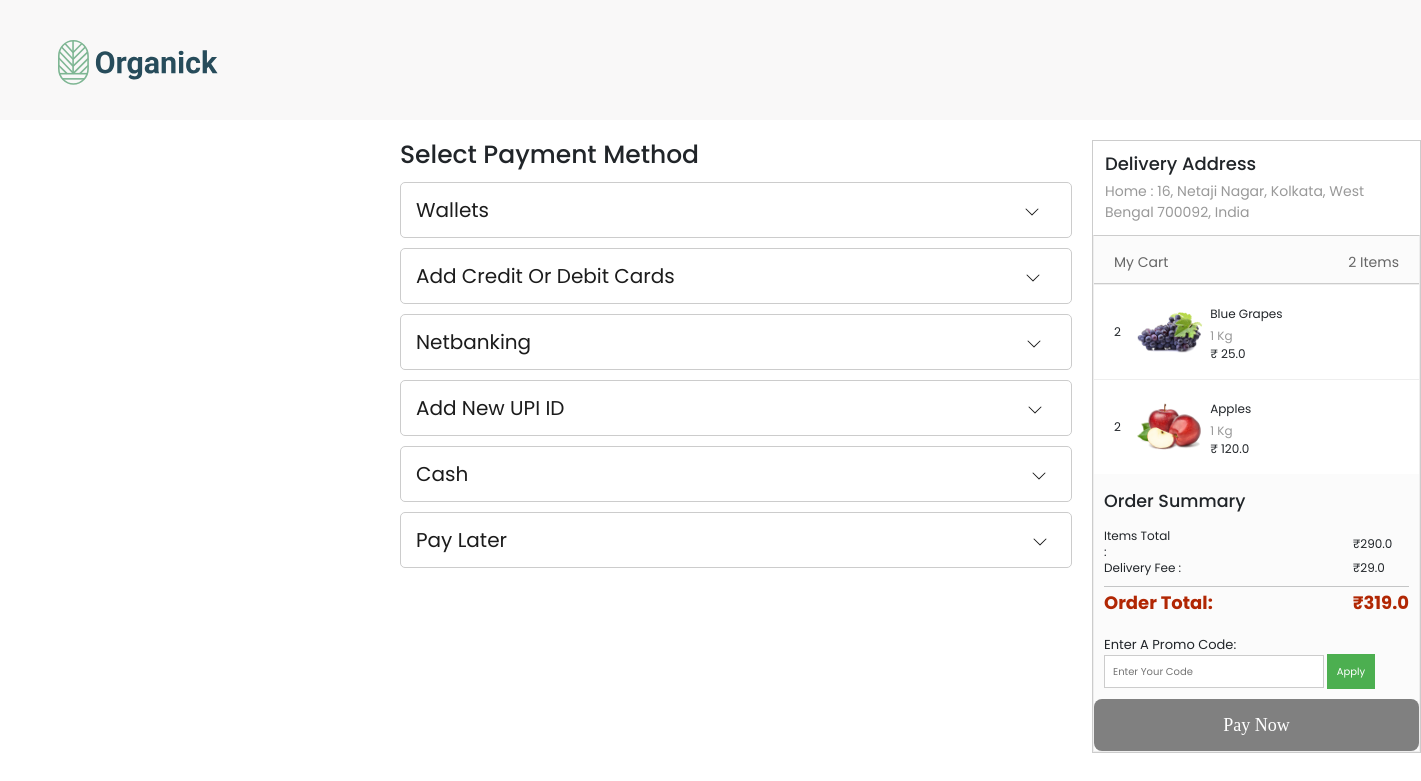
/checkout/101 (signed in), run on the app's committed database.
### App.py (models this page shows, shortened)
class User_address(db.Model):
    id = db.Column(db.Integer, primary_key=True)
    user_id = db.Column(db.String(50), nullable=False)
    title = db.Column(db.String(10), nullable=False)
    receiver_name = db.Column(db.String(100), nullable=False)
    delivery_address = db.Column(db.String(255), nullable=False)
    address_type = db.Column(db.String(10), nullable=False)

class Cart(db.Model):
    category_id = db.Column(db.Integer, db.ForeignKey('category.category_id'), nullable=False)
    item_id = db.Column(db.Integer, db.ForeignKey('order_items.id'), nullable=False)
    user_id = db.Column(db.Integer, db.ForeignKey('users.id'), nullable=False)
    cart_id = db.Column(db.Integer, primary_key=True, autoincrement=True)
    username = db.Column(db.String(200), nullable=False)
    quantity = db.Column(db.Integer, nullable=False)

class Order_items(db.Model):
    id=db.Column(db.Integer,primary_key=True, autoincrement=True)
    category_id = db.Column(db.Integer, db.ForeignKey('category.category_id'), nullable=False)
    quantity = db.Column(db.Integer)
    price = db.Column(db.Float, nullable=False)
    name = db.Column(db.String(200), nullable=False,unique=True)
    unit=db.Column(db.String(20), nullable=False)
    MFD=db.Column(db.DateTime,default=datetime.now(indian_timezone))

### App.py (the view)
@app.route('/checkout/<int:address_id>',methods=['GET','POST'])
def checkout(address_id):
    payment_form = PaymentForm()
    total_price = 0
    cart_items = db.session.query(Cart, Order_items, Category)\
        .join(Order_items, Cart.item_id == Order_items.id)\
        .join(Category, Order_items.category_id == Category.category_id)\
        .filter(Cart.user_id == current_user.id)\
        .all()
    address=User_address.query.filter_by(id=address_id).first()
    num_items_in_cart = len(cart_items)
    for cart_item, item, category in cart_items:
        total_price += item.price * cart_item.quantity
    return render_template('checkout.html',address=address,cart_items=cart_items,num=num_items_in_cart,total_price=total_price, form=payment_form)

### App.py
class PaymentForm(FlaskForm):
    addressId = StringField('AddressId')
    totalAmount = IntegerField('totalAmount')
    mode_of_payment =StringField ('mode_of_Payment')
    promo_code = StringField('promo_code')
    submit = SubmitField('Pay Now')

### App.py (called while the page is built)
@login_manager.user_loader
def load_user(user_id):
    return Users.query.get(int(user_id))

### templates/checkout.html (shortened to what this page needs)
<!DOCTYPE html>
<html lang="en">
<head>
    <link rel="stylesheet" href="https://cdn.jsdelivr.net/npm/swiper@11/swiper-bundle.min.css" />
    <link rel="stylesheet" href="https://cdnjs.cloudflare.com/ajax/libs/font-awesome/6.5.1/css/all.min.css" />
    <link rel="stylesheet" href="/static/css/styles.css" />
    <link rel="stylesheet" href="/static/css/checkout.css">
    <link href="https://cdn.jsdelivr.net/npm/bootstrap@5.3.2/dist/css/bootstrap.min.css" rel="stylesheet">
</head>
<body>
<nav class="nav">
    <div class="container nav_container">
      <div class="logo_box">
        <a href="{{url_for('home')}}"><div class="logo_box"><img src="/static/images/icon/Logo.svg" alt="" class="logo"/></div></a>
        </div>
    </div>
</nav>
<div style="display:flex;padding-top:20px;" >
<div class="payment-container">
    <h1 style="padding-bottom: 7px;">Select Payment Method</h1>
    <div class="payment-option-wrapper" value="Payment made through Wallet" >
        <div class="payment-option">
            <h3>Wallets <div class="dropdown-icon" style="margin-left: 530px;"><svg xmlns="http://www.w3.org/2000/svg" width="16" height="16" fill="currentColor" class="bi bi-chevron-down" viewBox="0 0 16 16">
  <path fill-rule="evenodd" d="M1.646 4.646a.5.5 0 0 1 .708 0L8 10.293l5.646-5.647a.5.5 0 0 1 .708.708l-6 6a.5.5 0 0 1-.708 0l-6-6a.5.5 0 0 1 0-.708"/>
</svg></div></h3>
        </div>
    </div>
    <div class="payment-option-wrapper" value="Payment made through Credit/Debit Card">
    <div class="payment-option" id="cardsOption">
        <div class="form-group">
            <h3>Add Credit or Debit Cards<div class="dropdown-icon" style="margin-left: 350px;"><svg xmlns="http://www.w3.org/2000/svg" width="16" height="16" fill="currentColor" class="bi bi-chevron-down" viewBox="0 0 16 16">
  <path fill-rule="evenodd" d="M1.646 4.646a.5.5 0 0 1 .708 0L8 10.293l5.646-5.647a.5.5 0 0 1 .708.708l-6 6a.5.5 0 0 1-.708 0l-6-6a.5.5 0 0 1 0-.708"/>
</svg></div></h3>
        </div>
    </div>
</div>
    <div class="payment-option-wrapper" value="Payment made through Netbanking">
        <div class="payment-option" id="netbankingOption">
            <h3>Netbanking <div class="dropdown-icon" style="margin-left: 490px;"><svg xmlns="http://www.w3.org/2000/svg" width="16" height="16" fill="currentColor" class="bi bi-chevron-down" viewBox="0 0 16 16">
  <path fill-rule="evenodd" d="M1.646 4.646a.5.5 0 0 1 .708 0L8 10.293l5.646-5.647a.5.5 0 0 1 .708.708l-6 6a.5.5 0 0 1-.708 0l-6-6a.5.5 0 0 1 0-.708"/>
</svg></div></h3>
        </div>
    </div>
    <div class="payment-option-wrapper" value="Payment through UPI">
        <div class="payment-option" id="upiOption">
            <h3>Add new UPI ID <div class="dropdown-icon" style="margin-left: 457px;"><svg xmlns="http://www.w3.org/2000/svg" width="16" height="16" fill="currentColor" class="bi bi-chevron-down" viewBox="0 0 16 16">
  <path fill-rule="evenodd" d="M1.646 4.646a.5.5 0 0 1 .708 0L8 10.293l5.646-5.647a.5.5 0 0 1 .708.708l-6 6a.5.5 0 0 1-.708 0l-6-6a.5.5 0 0 1 0-.708"/>
</svg></div></h3>
        </div>
    </div>
    <div class="payment-option-wrapper" value="Pay on Delivery">
        <div class="payment-option" id="cashOption">
            <h3>Cash <div class="dropdown-icon" style="margin-left: 557px;"><svg xmlns="http://www.w3.org/2000/svg" width="16" height="16" fill="currentColor" class="bi bi-chevron-down" viewBox="0 0 16 16">
  <path fill-rule="evenodd" d="M1.646 4.646a.5.5 0 0 1 .708 0L8 10.293l5.646-5.647a.5.5 0 0 1 .708.708l-6 6a.5.5 0 0 1-.708 0l-6-6a.5.5 0 0 1 0-.708"/>
</svg></div></h3>
        </div>
    </div>
    <div class="payment-option-wrapper" value="Pay Later Method">
        <div class="payment-option" id="payLaterOption">
            <h3>Pay Later <div class="dropdown-icon" style="margin-left: 520px;"><svg xmlns="http://www.w3.org/2000/svg" width="16" height="16" fill="currentColor" class="bi bi-chevron-down" viewBox="0 0 16 16">
  <path fill-rule="evenodd" d="M1.646 4.646a.5.5 0 0 1 .708 0L8 10.293l5.646-5.647a.5.5 0 0 1 .708.708l-6 6a.5.5 0 0 1-.708 0l-6-6a.5.5 0 0 1 0-.708"/>
</svg></div></h3>
        </div>
    </div>
</div>
<div class="container" style="margin:0px;border: 1px solid #ccc;max-width: 336px;padding:0px;    height: fit-content;">
    <div id="addressBox" style="padding:12px">
        <h3 style="    font-size: 18px;
font-weight: 500;
    vertical-align: middle;">Delivery Address</h3>
    <div style="margin-top: 6px; color: rgb(153, 153, 153); overflow-wrap: break-word;font-size: 14px;">
        <span class="weight--semibold">
            {{address.address_type}} :
        </span>
         {{address.delivery_address}}
    </div>
    </div>
    <div class="containers__CartItemsContainer-sc-1hadpge-0 hPESYp" style="border-top: 1px solid #ccc">
        <div style="padding-bottom: 12px;">
            <div class="checkout-cart__box">
                <span class="checkout-cart__title display--inline-block">My Cart</span>
                <span class="float-right" data-test-id="no-of-items">
                    {% if num == 1 %}
                        {{ num }} item
                    {% else %}
                        {{ num }} items
                    {% endif %}
                </span>
            </div>
        </div>
        <div style="border-top:  1px solid #ccc;">
            {% if cart_items %}
            {% for cart_item,item,category in cart_items %}
                <div class="checkout-cart__item">
                    <div class="checkout-cart__item-count display--table-cell">{{ cart_item.quantity }}</div>
                    <div class="checkout-cart__img-box display--table-cell" style="padding-left: 10px;">
                        <div height="100%" width="100%" class="sc-gsnTZi foBTae">
                            <img src="/static/images/items/{{ item.name|replace(' ', '_')|lower }}.png" alt="{{ item.name }}" class="sc-jSMfEi eXEZSy">
                        </div>
                    </div>
                    <div class="checkout-cart__item-name-box vertical-align--top display--table-cell" style="padding-left:15px">
                        <div class="checkout-cart__item-name" data-test-id="product-name">{{ item.name }}</div>
                        <div class="checkout-cart__item-unit">
                            {% if item.unit.split('/')[1] == 'kg' or  item.unit.split('/')[1] == 'L'  %}
                                    1 {{item.unit.split('/')[1]}}
                                {% else %}
                                     {{item.unit.split('/')[1]}}
                                {% endif %}
                        </div>
                        <span class="checkout-cart__item-price weight--semibold" data-test-id="checkout-item-price">
                            <span>
                                ₹ {{ item.price }}
                            </span>
                        </span>
                    </div>
                </div>
            {% endfor %}
            {% else %}
                <span> Cart is empty</span>
            {% endif %}
        </div>
        <div class="a-row order-summary" style="padding:10px">
            <h3 class="a-spacing-base a-spacing-top-micro" style="padding-bottom: 4px;padding-top: 7px;">Order Summary</h3>
            <table id="subtotals-marketplace-table" data-testid class="a-normal a-align-bottom a-spacing-none a-size-small">
                <tbody>
                    <tr data-testid class="small-line-height">
                        <td>
                            <span style="
                            margin-right: 180px;
                        "> Items Total : </span>
                        </td>
                        <td class="a-text-right aok-nowrap a-nowrap" >
                            ₹<span id="t_price">{{total_price}}</span>
                        </td>
                    </tr>
                    <tr data-testid class="small-line-height">
                        <td>
                            <span> Delivery Fee : </span>
                        </td>
                        <td class="a-text-right aok-nowrap a-nowrap">
                            ₹29.0
                        </td>
                    </tr>
                    <tr class="order-summary-grand-total">
                        <td colspan="2" class="cell-separator">
                            <hr aria-hidden="true" class="a-spacing-mini a-divider-normal">
                        </td>
                    </tr>
                    <tr data-testid>
                        <td class="a-color-price a-size-medium a-text-bold">
                            <span class="break-word">Order Total:</span>
                        </td>
                        <td class="a-color-price a-size-medium a-text-right grand-total-price aok-nowrap a-text-bold a-nowrap" id="Purchase_Amount">
                            ₹{{29+total_price}}
                        </td>
                    </tr>
                </tbody>
            </table>
            <div class="promo-code-container">
                <br>
                <div style="display: inline-block;">
                    <input type="text" id="promoCodeInput"  placeholder="Enter your code" >
                    <button type="button" onclick="applyDiscount()">Apply</button>
                </div>
            </div>
        </div>
        <form action="{{ url_for('placed_order') }}" method="post" id="paymentForm" class="payment_to_form">
            <button type="submit" id="payNowButton" class="dAfcjh">Pay Now</button>
        </form>
</div>
</div>
</body>
</html>

### static/css/styles.css (style rules this page uses)
:root { --color-teel: #274c5b; --color-green: #7eb693; --color-yellow: #efd372; --color-grey: #d4d4d4; --color-white: #f9f8f8; --color-daark: #1b2427; }
* { font-family:'Poppins',sans-seriff; margin:0;padding:0; box-sizing:border-box; outline:none;border:none; text-decoration: none; text-transform: capitalize; transition: .2s linear; padding: 0px; margin: 0px; box-sizing: border-box; }
html { font-size: 10px; }
body { font-size: 1.6rem; font-family: "Roboto", sans-serif; color: var(--color-daark); }
a { text-decoration: none; }
.nav { width:100%; height:12rem; background-color:var(--color-white); padding-left: 200px; padding-top: 5px; }
.nav_container { width:100%; height:100%; display:flex; align-items:center; }
.logo { width:80%; }
.container { max-width: 1350px; margin: 0 auto; padding: 0rem 1.5rem; }

### static/css/checkout.css (style rules this page uses)
.payment-container { max-width: 800px; margin-right: 20px; margin-left: 400px; }
.payment-option { border: 1px solid #ccc; padding: 15px; border-radius: 0.5rem; align-items: center; }
.payment-option h3 { font-size: 2rem; line-height: 1.2; font-weight: 400; margin: 0px; color: rgb(28, 28, 28); flex: 1; }
.dropdown-icon { cursor: pointer; display: inline-block; }
.payment-option-wrapper { width:672px; padding-bottom: 10px; }
.hPESYp { background-color: rgb(251, 251, 251); border-right: 1px solid rgb(238, 238, 238); border-bottom: 1px solid rgb(238, 238, 238); border-left: 1px solid rgb(238, 238, 238); border-image: initial; border-top: none; }
.checkout-cart__box { color: #666; font-size: 14px; height: 35px; padding: 16px 20px 0 20px }
.float-right { float: right; }
.checkout-cart__item { background: #fff; border-top: 1px solid #eee; box-sizing: border-box; display: flex; font-size: 12px; padding: 16px 20px; width: 100%; vertical-align: middle; align-items: center; }
.checkout-cart__item-count { padding-right: 5px; vertical-align: middle; }
.checkout-cart__img-box { padding-top: 0 ; padding-left:10px; padding-right:25px; width: 84px; height: 57px; }
.display--table-cell { display: table-cell !important; }
.checkout-cart__item-name-box { width: 100%; }
.vertical-align--top { vertical-align: top !important; }
.checkout-cart__item-name { width: 164px; padding-top: 4px; overflow: hidden; text-overflow: ellipsis; white-space: nowrap; }
.checkout-cart__item-unit { color: #999; padding-top: 4px; }
.foBTae { position: relative; max-width: 200%; width: 200%; height: 100%; overflow: hidden; }
.eXEZSy { width: 100%; height: 100%; object-fit: cover; transform: none; opacity: 1; will-change: transform, opacity; border-radius: inherit; filter: unset; transition: opacity 0.25s ease 0s, transform 0.25s ease 0s; }
img { border-style: none; }
.dAfcjh { border-radius: 8px; }
.dAfcjh { background-color: rgb(74, 132, 44); cursor: pointer; height: 52px; width: 100%; -webkit-box-pack: center; justify-content: center; -webkit-box-align: center; align-items: center; display: flex; color: white; font-size: 18px; font-family: Okra-Medium; }
.a-spacing-base, .a-ws .a-ws-spacing-base { margin-bottom: 12px!important; }
.a-spacing-mini, .a-ws .a-ws-spacing-mini { margin-bottom: 4px!important; }
hr { background-color: transparent; border-bottom-width: 0; border-left-width: 0; border-right-width: 0; border-top: 1px solid #BBBFBF; display: block; height: 1px; line-height: 19px; margin-bottom: 14px; margin-top: 0; }
.a-align-bottom, .aok-align-bottom { vertical-align: bottom!important; }
.a-size-small { font-size: 12px!important; line-height: 16px!important; }
table { display: table; text-indent: initial; border-spacing: 2px; border-color: gray; }
tr { display: table-row; vertical-align: inherit; border-color: inherit; }
tr:first-child td, tr:first-child th { padding-top: 0; }
.a-color-price { color: #B12704!important; }
.a-size-medium { text-rendering: optimizeLegibility; }
.a-size-medium { font-size: 18px!important; line-height: 24px!important; }
.a-text-bold { font-weight: 700!important; }
.promo-code-container { margin-top: 20px; }
input[type="text"] { border: 1px solid #ccc; padding: 8px; transition: border-color 0.3s; }
#payNowButton:disabled { background-color: grey; }
form { display: block; margin-top: 0em; }

### templates/checkout.html (style rules this page uses)
#addressBox { width: 292px; margin-right: 20px; }
button { background-color: #4CAF50; color: white; border: none; padding: 10px; cursor: pointer; }

### data on the page
User_address: address_type "Home", delivery_address "16, Netaji Nagar, Kolkata, West Bengal 700092, India"
Cart: quantity "2", shows a picture, name "Blue Grapes", unit "Kg", price "25.0"
Cart: quantity "2", shows a picture, name "Apples", unit "Kg", price "120.0"

### other printed values
{{ num }} "2"
{{ total_price }} "290.0"
{{ 29+total_price }} "319.0"
